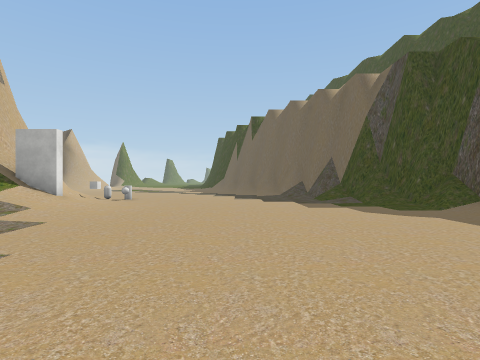
view 1 (above)

19 first-person views from a walk through a 3-D level made in the Unity game engine. The camera is 1.5 m above the floor, looks level and sees 80° across. The floor is counted in squares, 2.12 m on a side. Each view is taken from the middle of a square. On the plan, view 1 faces up. The plan holds only what a view shows up to about 10 squares ahead; the rest is blank. The place goes on beyond the plan. The player is left out. Some surface patterns are stand-ins.

view 2
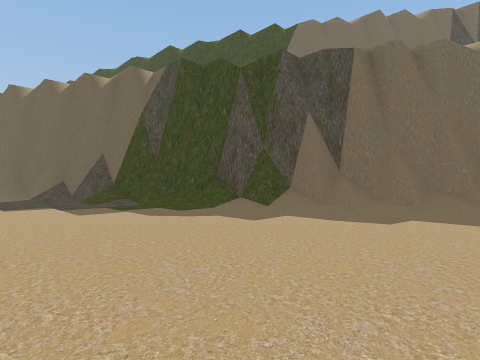

view 3
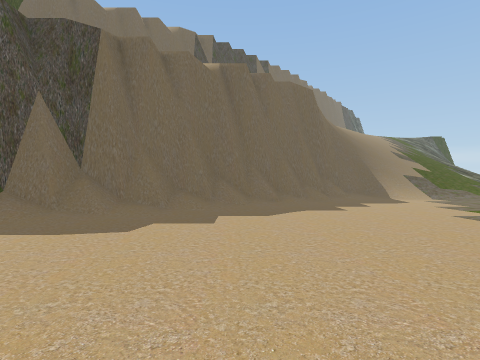

view 4
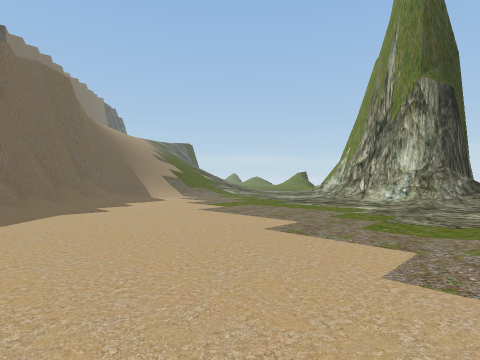

view 5
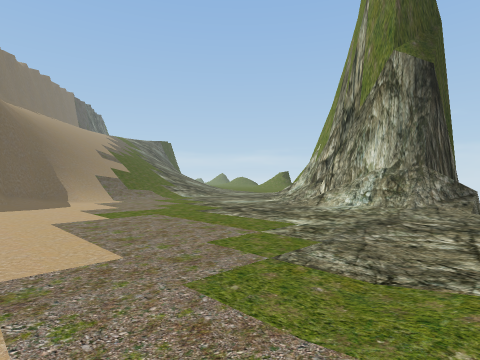

view 6
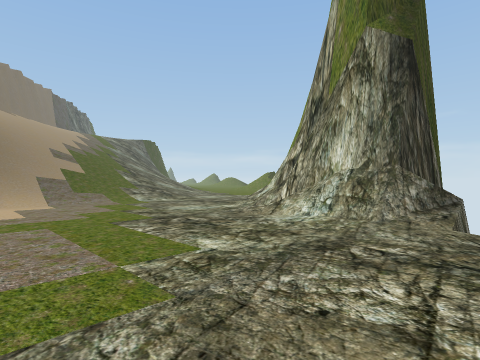

view 7
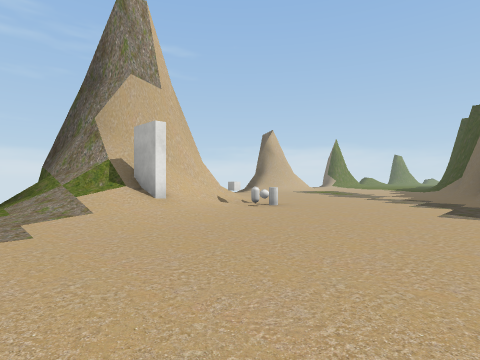

view 8
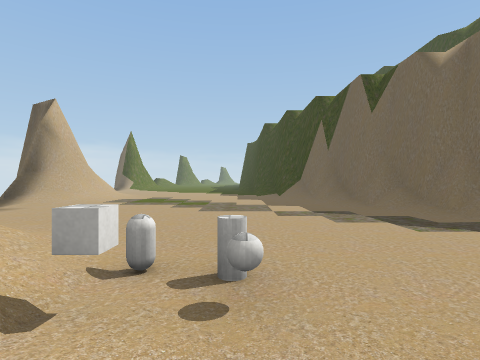

view 9
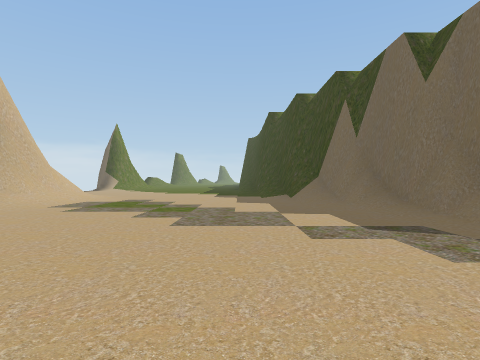

view 10
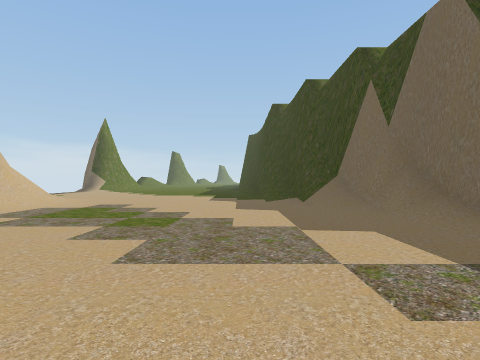

view 11
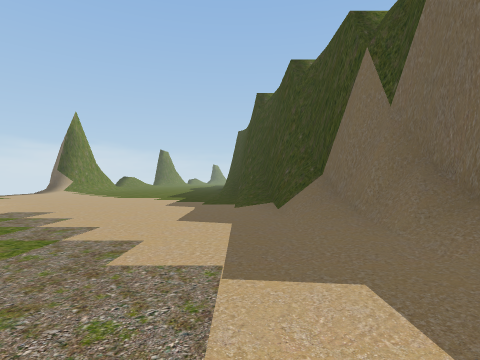

view 12
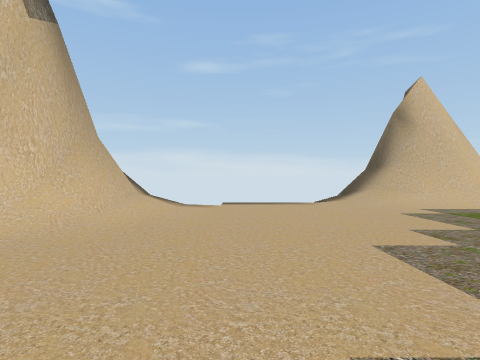

view 13
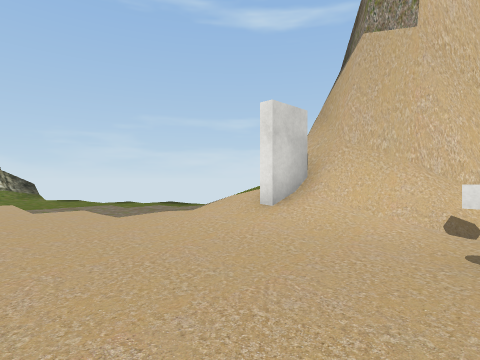

view 14
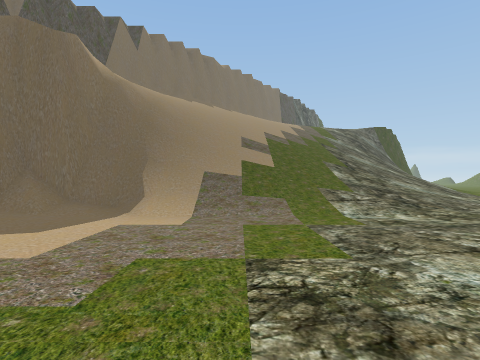

view 15
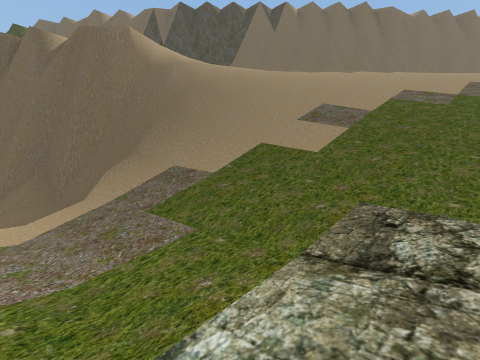

view 16
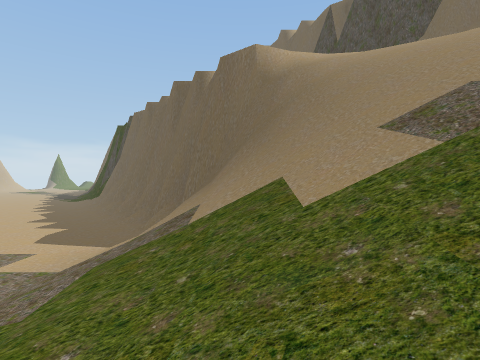

view 17
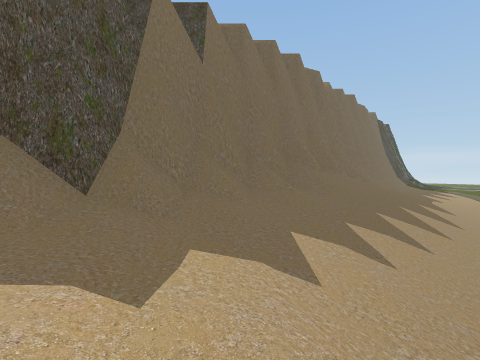

view 18
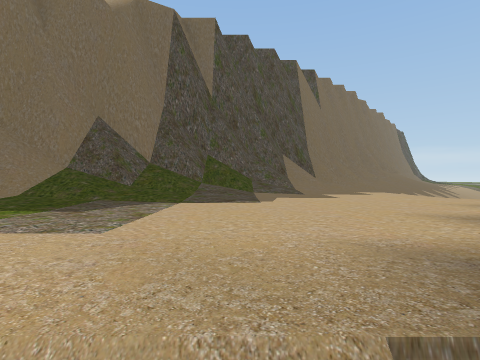

view 19
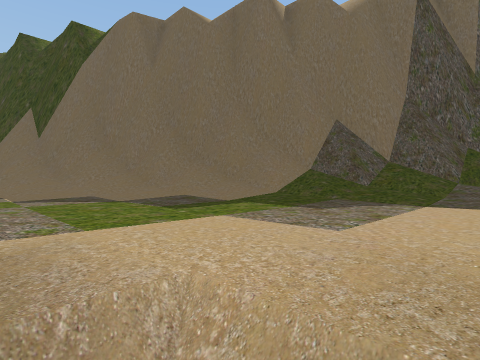

### Floor plan
Key: @ floor where view 1 was taken; # wall or solid block; . main floor; : floor 9.5 m higher than the main floor; + floor 11.25 m higher than the main floor; / step, stairs or slope; = window, fence, low wall or low ledge; v drop or lower ground; C cube; B ball; A capsule; Y cylinder.
Columns run from 12 left of view 1 to 24 right of it. Each row starts with its distance up from view 1.
 23   ........#
 22  #=.......##v
 21  ##........#v
 20  ##........##
 19 ##..........#v
 18 #...........#v
 17 v...........##v
 16  v...........#v
 15  v...........##
 14  v............#
 13   v...........##
 12   v............#v       #
 11   v##..A.......##v      ##
 10    ####CYB......#v      /#
  9      ##.........=#v:    /##
  8      ##=.........##:    +/#
  7      ###..........#v   :+/##
  6     ##//..........##v  ::+/##
  5      v//...........##  :::+/##
  4       ..............#v :::://#
  3       v.............##v::::+/##
  2       v..............##:::::+/##
  1        v..............#v:::::+/##
  0         ... @.........##v:::::+/##
 -1         v..  ..........##v:::::+/##
 -2          v/  ...........##v//::://##
 -3              ............#vv///////##
 -4              ............###////////#
 -5              .........../////////////
 -6              .........../////////////
 -7              .........../////////////
 -8              ............////////////
 -9              v ..........//////////
-10               v###........///
-11               v####.. ....///

Positions as (right, up) in squares from view 1, and headings:
1: (0, 0), facing up
2: (0, 1), facing up-right
3: (1, 1), facing right
4: (1, 1), facing down-right
5: (1, -2), facing down-right
6: (1, -4), facing down-right
7: (1, 4), facing up-left
8: (-4, 8), facing up
9: (-4, 11), facing up
10: (-4, 13), facing up
11: (-3, 15), facing up
12: (-2, 14), facing left
13: (-1, 10), facing down-left
14: (6, -7), facing right
15: (11, -10), facing up-right
16: (14, -10), facing up
17: (16, -2), facing right
18: (11, 2), facing right
19: (11, 2), facing up-right
